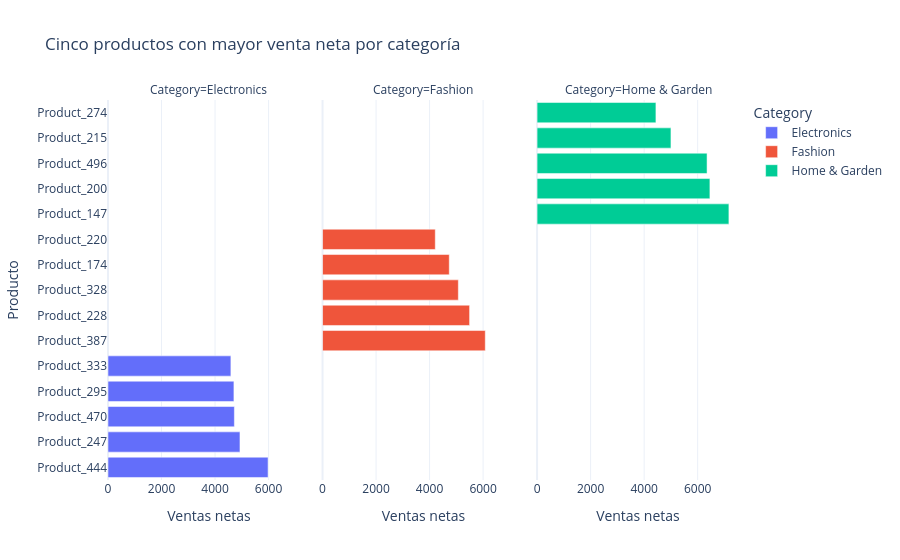

Notebook code cell kept with this figure:
### Code cell
# ¿Qué productos generan mayor venta neta dentro de cada categoría?

product_summary = (
    sales.groupby(["Category", "ProductName"])
    .agg(
        orders=("OrderID", "size"),
        net_sales=("NetAmount", "sum"),
        return_rate=("IsReturned", "mean"),
    )
    .reset_index()
)
top_products = (
    product_summary.sort_values(["Category", "net_sales"], ascending=[True, False])
    .groupby("Category")
    .head(5)
)
top_products.to_csv(SUBMISSION_DIR / "top_products.csv", index=False)
fig = px.bar(
    top_products,
    x="net_sales",
    y="ProductName",
    color="Category",
    facet_col="Category",
    orientation="h",
    hover_data=["orders", "return_rate"],
    title="Cinco productos con mayor venta neta por categoría",
    labels={"net_sales": "Ventas netas", "ProductName": "Producto"},
)
fig.update_layout(template="plotly_white")
fig.show()

### Figure 1 — Plotly figure (JSON) as saved in the notebook; plotly's stock layout.template omitted (floating-point values rounded to 4 significant figures)
{"data": [{"customdata": [[3.0, 0.0], [2.0, 0.0], [3.0, 0.3333], [5.0, 0.0], [2.0, 0.0]], "hovertemplate": "Category=Electronics<br>Ventas netas=%{x}<br>Producto=%{y}<br>orders=%{customdata[0]}<br>return_rate=%{customdata[1]}<extra></extra>", "legendgroup": "Electronics", "marker": {"color": "#636efa", "pattern": {"shape": ""}}, "name": "Electronics", "orientation": "h", "showlegend": true, "textposition": "auto", "type": "bar", "x": [5980.0, 4931.0, 4722.0, 4705.0, 4591.0], "xaxis": "x", "y": ["Product_444", "Product_247", "Product_470", "Product_295", "Product_333"], "yaxis": "y"}, {"customdata": [[2.0, 0.0], [4.0, 0.25], [2.0, 0.0], [3.0, 0.0], [3.0, 0.3333]], "hovertemplate": "Category=Fashion<br>Ventas netas=%{x}<br>Producto=%{y}<br>orders=%{customdata[0]}<br>return_rate=%{customdata[1]}<extra></extra>", "legendgroup": "Fashion", "marker": {"color": "#EF553B", "pattern": {"shape": ""}}, "name": "Fashion", "orientation": "h", "showlegend": true, "textposition": "auto", "type": "bar", "x": [6080.0, 5495.0, 5074.0, 4735.0, 4212.0], "xaxis": "x2", "y": ["Product_387", "Product_228", "Product_328", "Product_174", "Product_220"], "yaxis": "y2"}, {"customdata": [[3.0, 0.3333], [4.0, 0.25], [6.0, 0.3333], [4.0, 0.0], [3.0, 0.0]], "hovertemplate": "Category=Home & Garden<br>Ventas netas=%{x}<br>Producto=%{y}<br>orders=%{customdata[0]}<br>return_rate=%{customdata[1]}<extra></extra>", "legendgroup": "Home & Garden", "marker": {"color": "#00cc96", "pattern": {"shape": ""}}, "name": "Home & Garden", "orientation": "h", "showlegend": true, "textposition": "auto", "type": "bar", "x": [7167.0, 6457.0, 6351.0, 5002.0, 4441.0], "xaxis": "x3", "y": ["Product_147", "Product_200", "Product_496", "Product_215", "Product_274"], "yaxis": "y3"}], "layout": {"annotations": [{"font": {}, "showarrow": false, "text": "Category=Electronics", "x": 0.16, "xanchor": "center", "xref": "paper", "y": 1, "yanchor": "bottom", "yref": "paper"}, {"font": {}, "showarrow": false, "text": "Category=Fashion", "x": 0.5, "xanchor": "center", "xref": "paper", "y": 1, "yanchor": "bottom", "yref": "paper"}, {"font": {}, "showarrow": false, "text": "Category=Home & Garden", "x": 0.84, "xanchor": "center", "xref": "paper", "y": 1, "yanchor": "bottom", "yref": "paper"}], "barmode": "relative", "legend": {"title": {"text": "Category"}, "tracegroupgap": 0}, "title": {"text": "Cinco productos con mayor venta neta por categoría"}, "xaxis": {"anchor": "y", "domain": [0, 0.32], "title": {"text": "Ventas netas"}}, "xaxis2": {"anchor": "y2", "domain": [0.34, 0.66], "matches": "x", "title": {"text": "Ventas netas"}}, "xaxis3": {"anchor": "y3", "domain": [0.68, 1.0], "matches": "x", "title": {"text": "Ventas netas"}}, "yaxis": {"anchor": "x", "domain": [0, 1], "title": {"text": "Producto"}}, "yaxis2": {"anchor": "x2", "domain": [0, 1], "matches": "y", "showticklabels": false}, "yaxis3": {"anchor": "x3", "domain": [0, 1], "matches": "y", "showticklabels": false}}}
